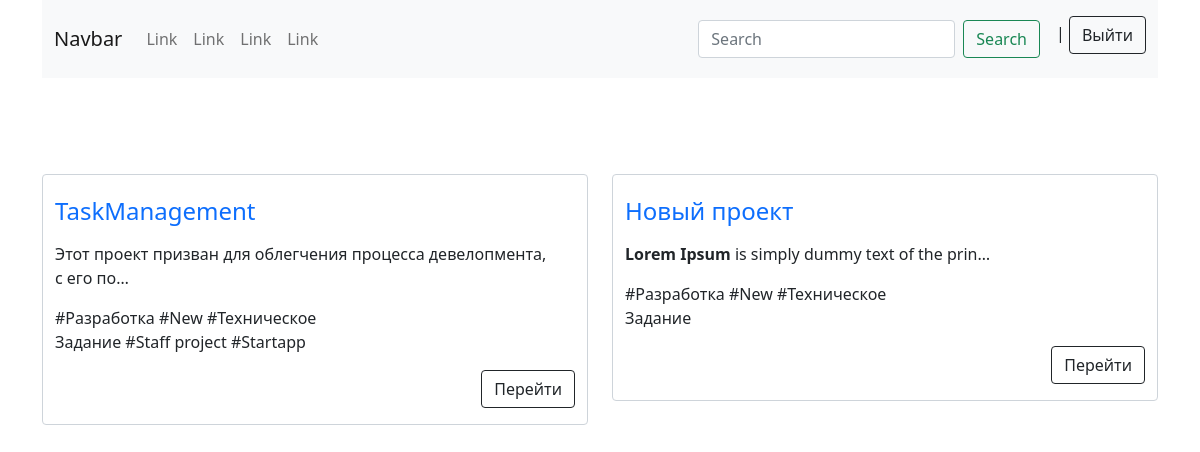
Before: /Adel with the older database file.
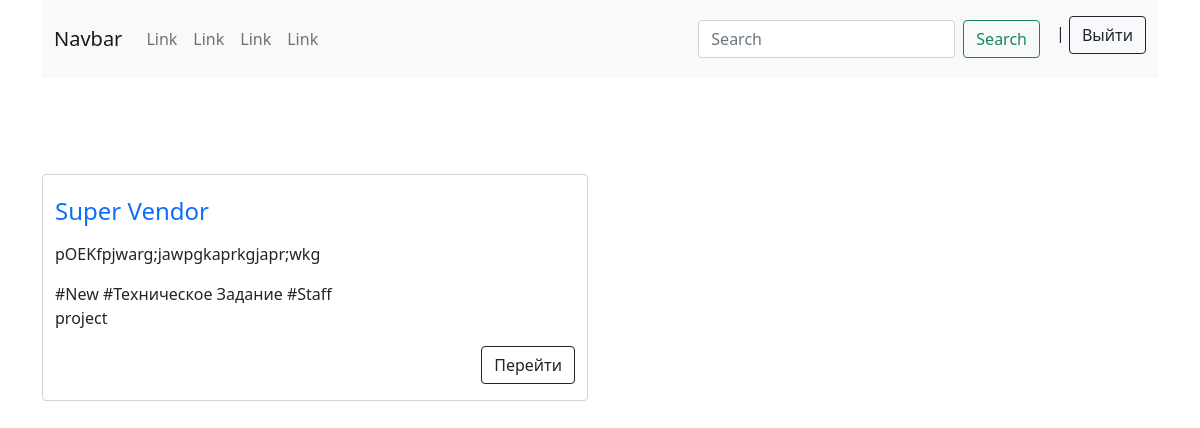
After: the same page with the newer database file.
### mainapp/models.py (models this page shows, shortened)
class Project(models.Model):
    user = models.ForeignKey(User, on_delete=models.CASCADE, verbose_name='Пользователь')
    name = models.CharField(max_length=120, verbose_name='Название')
    slug = models.SlugField(unique=True)
    description = RichTextField(verbose_name='Описание')
    photo = models.ImageField(upload_to='photos/', null=True, blank=True, verbose_name='Фото')
    file = models.FileField(upload_to='files/', null=True, blank=True, verbose_name='Файлы')
    started = models.DateTimeField(auto_now_add=True, verbose_name='Начало')
    ended = models.DateTimeField(blank=True, null=True, verbose_name='Закончился')
    deadline = models.DateField(verbose_name='Дедлайн до')
    tags = models.ManyToManyField(Tag, verbose_name='Теги')
    class Meta:
        verbose_name = 'Проект'
        verbose_name_plural = 'Проекты'
    def get_absolute_url(self):
        return reverse('mainapp:proj_details', kwargs={'slug': self.slug})

class Tag(models.Model):
    tag = models.CharField(max_length=120)
    def __str__(self):
        return self.tag
    class Meta:
        verbose_name = 'Тег'
        verbose_name_plural = 'Теги'

### mainapp/views.py (the view)
# urls.py: path('<slug:slug>', UserProjectListView.as_view(), name='user_proj'),
class UserProjectListView(ListView):
    template_name = 'mainapp/index/user_project.html'
    model = User
    context_object_name = 'projects'
    def get_queryset(self):
        user = get_object_or_404(User, username=self.kwargs.get('slug'))
        projects = user.project_set.all()
        return projects

### templates/mainapp/index/user_project.html (shortened to what this page needs)
{% extends 'mainapp/base.html' %}
{% block content %}
<div class="container">
    <div class="row mt-5">
        {% if projects %}
        {% for project in projects %}
        <div class="col-sm-6">
            <div class="form-control user-projects mt-5">
                <a class="text-decoration-none href="{{ project.get_absolute_url }}"><h4 class="mt-3">{{ project.name }}</h4></a>
                <p>{{ project.description|safe|truncatechars:70 }}</p>
                <p class="project-tags">{% for t in project.tags.all|slice:':5' %} #{{t}} {% endfor %}</p>
                {% if project.user == user %}
                    <a class="btn btn-outline-success float-end" href="{% url 'mainapp:update_project' project.slug %}">Редактировать</a>
                    <form class="float-end me-2 ms-2" method="post" action="{% url 'mainapp:delete_project' project.slug %}">
                        {% csrf_token %}
                        <button class="btn btn-outline-danger">Удалить</button>
                    </form>
                    <a class="btn btn-outline-info float-end" href="{% url 'mainapp:groups_list' project.slug %}">Группы</a><br><br>
                {% else %}
                    <a class="btn btn-outline-dark float-end" href="{{ project.get_absolute_url }}">Перейти</a><br><br>
                {% endif %}
            </div>
        </div>
        {% endfor %}
        {% else %}
            <div class="text-center empty-page">
                <h1>Здесь пока ничего нет</h1>
            </div>
        {% endif %}
    </div>
</div>
{% endblock %}

Changed rows visible on the page:
removed Project: name "TaskManagement", description "Этот проект призван для облегчения процесса девелопмента, с его по…", Tag (tag "New"), Tag (tag "Техническое Задание"), Tag (tag "Staff project")
no longer on this page (row unchanged): Tag: tag "Разработка"
no longer on this page (row unchanged): Tag: tag "Startapp", shown under "TaskManagement"
removed Project: name "Новый проект", description "Lorem Ipsum is simply dummy text of the prin…", Tag (tag "New"), Tag (tag "Техническое Задание")
added Project: name "Super Vendor", description "pOEKfpjwarg;jawpgkaprkgjapr;wkg", Tag (tag "New"), Tag (tag "Техническое Задание"), Tag (tag "Staff project")
